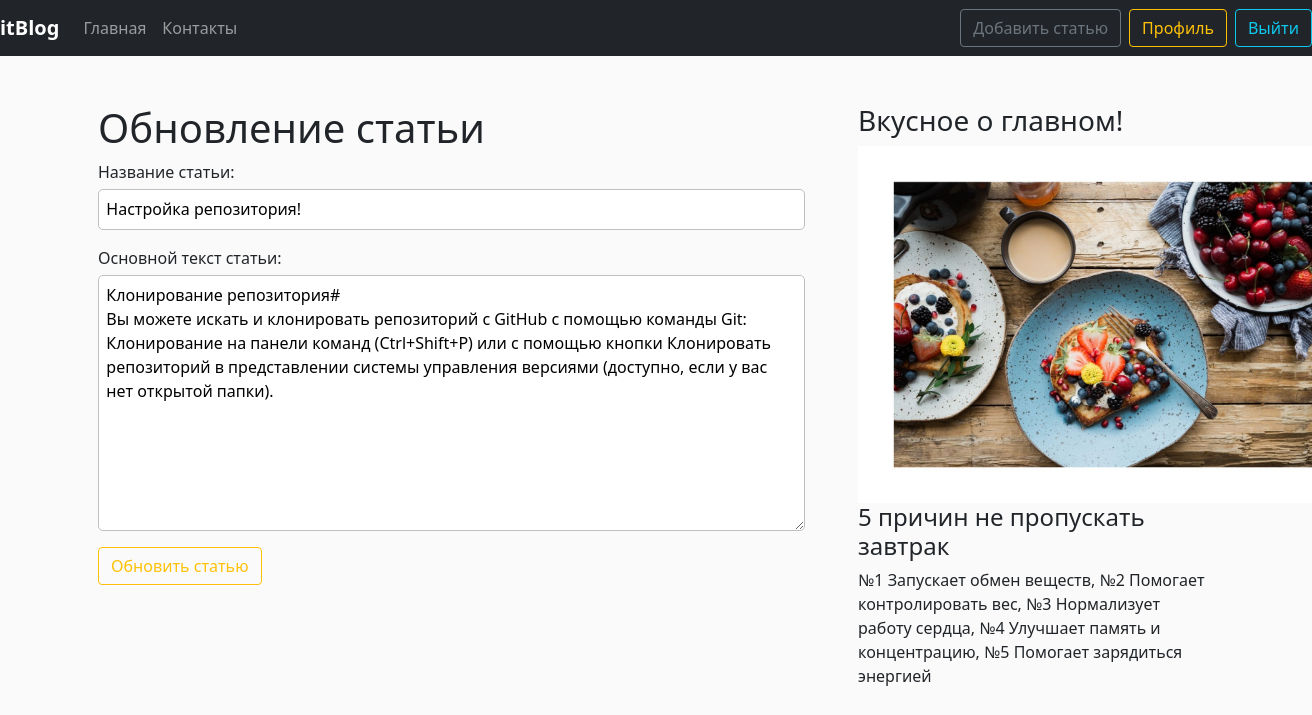
The app's page /news/13/update (signed in) with its own data.
### blog/models.py (models this page shows, shortened)
class News(models.Model):
    title = models.CharField('Название статьи', max_length=100, unique=True)
    text = models.TextField('Основной текст статьи')
    date = models.DateTimeField('Дата', default=timezone.now)
    author = models.ForeignKey(User, verbose_name='Автор', on_delete=models.CASCADE)
    class Meta:
        verbose_name = 'Новость'
        verbose_name_plural = 'Новости'

### blog/views.py (the view, shortened to what this page needs)
# urls.py: path('news/<int:pk>/update', views.UpdateNewsView.as_view(), name='news-update'),
class UpdateNewsView(LoginRequiredMixin, UserPassesTestMixin, UpdateView):
    model = News
    template_name = 'blog/create_news.html'
    fields = ['title', 'text']
    def get_context_data(self, **kwards):
        ctx = super(UpdateNewsView, self).get_context_data(**kwards)
        ctx['title'] = 'Обновление статьи'
        ctx['btn_text'] = 'Обновить статью'
        return ctx
    def test_func(self):
        news = self.get_object()
        if self.request.user == news.author:
            return True
        return False

### blog/templates/blog/create_news.html (shortened to what this page needs)
{% extends 'blog/base.html' %}
{% block content %}
  <h1>{{ title }}</h1>
  <form method="post" class="form-register auth">
    {{ form.as_p }}
    <button class="btn btn-outline-warning" type="submit">{{ btn_text }}</button>
  </form>
{% endblock %}

### blog/static/blog/main.css (style rules this page uses)
body { background:#fafafa; }
.form-register.auth input, .form-register.auth textarea { display: block; width: 96%; margin-top: 5px; border: 1px solid silver; border-radius: 5px; padding: 1%; }

### records on screen
News: title "Настройка репозитория!", text "Клонирование репозитория# Вы можете искать и клонировать репозиторий с GitHub с помощью команды Git: Клонирование на панели команд (Ctrl+Shift+P) или с помощью кнопки Клонировать репозиторий в представлении системы управления версиями (доступно, если у вас нет открытой папки)."

### other values on screen
{{ title }} "Обновление статьи"
{{ btn_text }} "Обновить статью"
